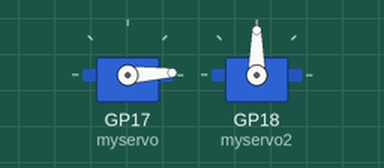
Simulated run of this sketch. Board: Raspberry Pi Pico. On the bench: 2 × servo.

Above: at 0.05 s.
At 1.25 s:
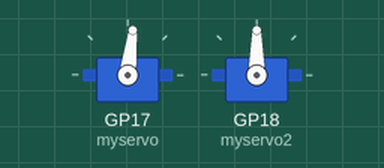
At 2.5 s:
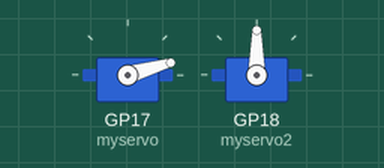
At 5.45 s:
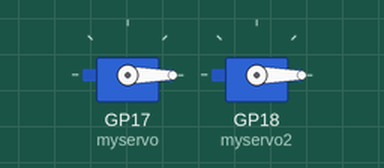
Timing chart, 0 to 7.1 s (numbered marks = the images above):
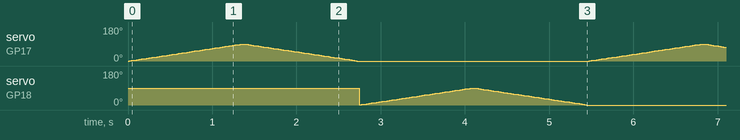

The sketch:

servo_rasp.ino
```cpp
#include <Servo.h>

Servo myservo, myservo2;  // Create servo objects

void moveServo(Servo &servo, int start, int end, int delayTime) {
  int step = (start < end) ? 1 : -1;  // Determine step direction
  for (int pos = start; pos != end + step; pos += step) {
    servo.write(pos);
    delay(delayTime);
  }
}

void setup() {
  myservo.attach(17);   // Attach first servo to pin 9
  myservo2.attach(18); // Attach second servo to pin 10
}

void loop() {
  moveServo(myservo, 0, 90, 15);   // Move first servo from 0 to 90 degrees
  moveServo(myservo, 90, 0, 15);   // Move first servo from 90 to 0 degrees

  moveServo(myservo2, 0, 90, 15);  // Move second servo from 0 to 90 degrees
  moveServo(myservo2, 90, 0, 15);  // Move second servo from 90 to 0 degrees
}
```
